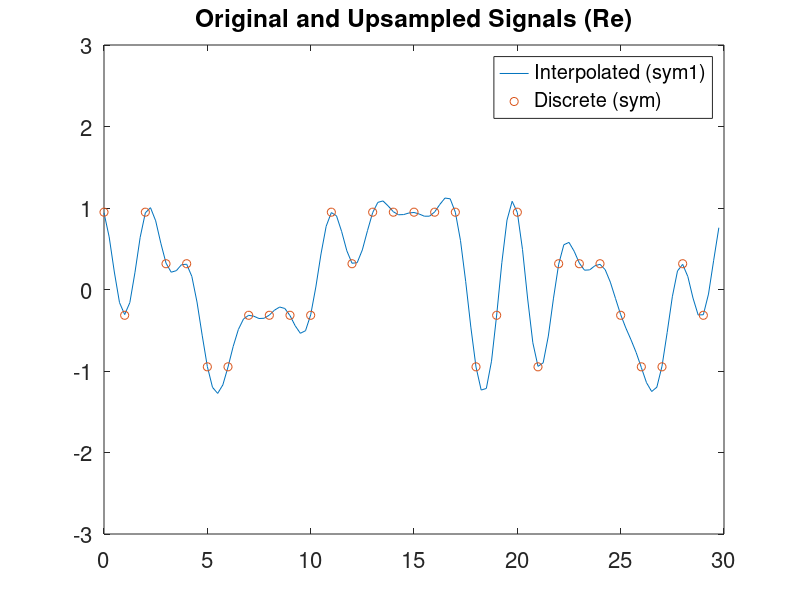
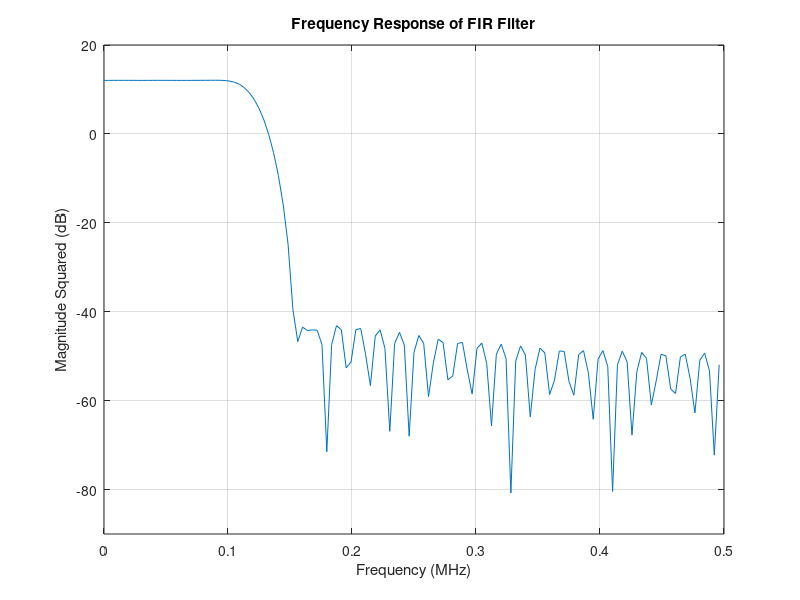

MATLAB code for these plots, in order: (Note: this script raises an error after producing the figures.)
%% EE3404 Lab 3: QAM Modulator Simulation | Aimee Nogoy | akn264

%% Q1: generate random bits
clear; clc;
nbits = 2^17; %number of bits to process

%M = 16; %size of signal constellation
% Nsym = 2^15. Nb/Nsym = 4 bits/sym. hence M =16..?_?
%k = log2(M); %number of bits in each constellation pt

bits = randi([0 1],nbits,1)';

%% Q2: QAM mapping
%make sure bits are Gray coded
A = 1/sqrt(10); % for normalized energy
sym = zeros(1,nbits/4);
n = 1; %index var

for p = 1:length(sym)
    if bits(n)==0 %0000
        if bits(n+1)==0
            if bits(n+2)==0
                if bits(n+3)==0
                    sym(p) = -A + 3*A*1i;
                else %0001
                    sym(p) = -A + A*1i;
                end
            else 
                if bits(n+3)==0 %0010
                    sym(p) = -A - 3*A*1i;
                else %0011
                    sym(p) = -A - A*1i;
                end
            end
        else 
            if bits(n+2)==0 
                if bits(n+3)==0 %0100
                    sym(p) = A + 3*A*1i;
                else %0101
                    sym(p) = A + A*1i;
                end
            else
                if bits(n+3)==0 %0110
                    sym(p) = A - 3*A*1i;
                else %0111
                    sym(p) = A - A*1i;
                end
            end
        end        
    else 
        if bits(n+1)==0
            if bits(n+2)==0
                if bits(n+3)==0 %1000
                    sym(p) = -3*A + 3*A*1i;
                else %1001
                    sym(p) = -3*A + A*1i;
                end
            else 
                if bits(n+3)==0 %1010
                    sym(p) = -3*A - 3*A*1i;
                else %1011
                    sym(p) = -3*A - A*1i;
                end
            end
        else
            if bits(n+2)==0
                if bits(n+3)==0 %1100
                    sym(p) = 3*A + 3*A*1i;
                else %1101
                    sym(p) = 3*A + A*1i;
                end
            else 
                if bits(n+3)==0 %1110
                    sym(p) = 3*A - 3*A*1i;
                else %1111
                    sym(p) = 3*A - A*1i;
                end
            end
        end
    end
    n = n + 4; % move on to next 4 bits for next p
end
%tic; toc

%% Q3: Digital pulse shaping             

%Digital LPF and upsample
Nov = 4; %oversampling ratio
nfilt = 60; % filter length
wp = 1/Nov; %filter digital bandwidth
bfilt = Nov*fir1(nfilt,wp);% create filter

sym1 = upsample(sym, Nov); % insert zeros
sym1 = filter(bfilt,1,sym1); % filter
delay = (nfilt/2) + 1;
sym1 = sym1(delay:end);

%Plotting
np = 30; % number samples to plot
t0 = (0:length(sym)-1); 
t1 = (0:length(sym1)-1)/Nov;

figure
plot(t1(1:np*Nov),sym1(1:np*Nov),'-', t0(1:np), sym(1:np), 'o');
set(gca,'FontSize',16);
title('Original and Upsampled Signals (Re)')
legend('Interpolated (sym1)', 'Discrete (sym)');
axis([0, np, -3, 3])

figure
plot(t1(1:np*Nov),imag(sym1(1:np*Nov)),'-', t0(1:np), imag(sym(1:np)), 'o');
set(gca,'FontSize',16);
title('Original and Upsampled Signals (Imag)')
legend('Interpolated (sym1)', 'Discrete (sym)');
axis([0, np, -3, 3])

%% Q4: Plot the impulse response
close all
fsym = 10e6; 
Tsym = 1/fsym; 
Tsamp = Tsym/Nov;

n = 0:length(bfilt)-1;
tn = (n - nfilt/2)*Tsamp;
y = sinc(tn*fsym); %ideal sinc interpolation filter
plot(tn,bfilt,tn,y,'--')
grid on
xlabel('Time (s)'); ylabel('Amplitude')
legend('b[n]','ideal sinc')
%The graphs are similar shape, but the non ideal filter has a time delay.
% ^^ wrong

% It's like an estimate of the ideal filter
%% Q5: Plotting the frequency response
%compute the freq resp
nw = 128; %num points in the plot
[Hfilt,wfilt] = freqz(bfilt,1,nw); %get the freq resp
Hpow = 20*log10(abs(Hfilt)); %compute the mag squared in dB

plot(wfilt/(2*pi),Hpow)
grid on
axis([0,0.5,-90,20])
ylabel('Magnitude Squared (dB)'); xlabel('Frequency (MHz)')
title('Frequency Response of FIR Filter')                

%% Q7: Measure the PSD
%compute the PSD with the welch method
nfft = 1024;
utx = sym1;
[Su,fps] = pwelch(utx,[],[],nfft,(1/Tsamp),'centered');
plot(fps,10*log10(Su))
title('Power Spectral Density of U(t)')
xlabel('Frequency (Hz)');ylabel('PSD in dBm/Hz')
grid  on

%% Q8: Measure the excess bandwidth
%optional

%% Q9: Recover the transmitted samples
% RX the symbols
clc
doff = 1; %offset from 1 to Nov
urx = utx(doff:Nov:end); %downsample the TX samples
plot(urx,'o','Color',...
    [0,0.7,0.9],'MarkerFaceColor',[0,0.7,0.9]');
grid on
title('16-QAM TX/RX Symbols')




